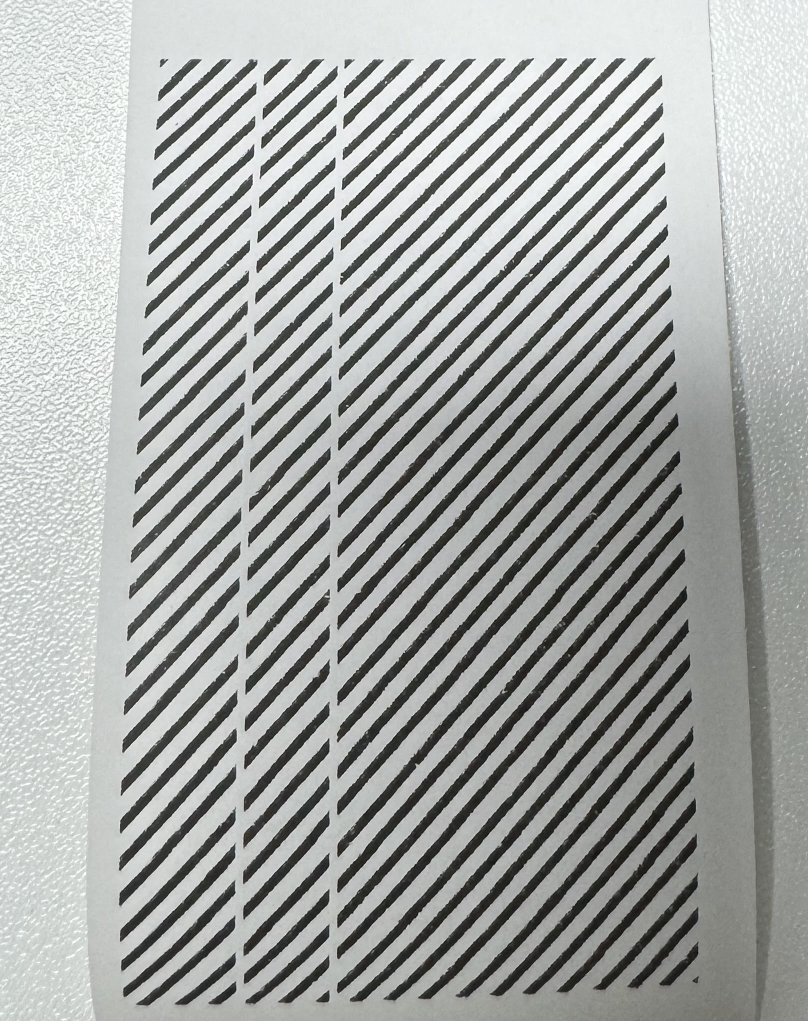
#> input picture assets/test3.jpg, 1616 x 2041 px (shown at 1/2 size); its folder holds 8 pictures in this run; the run also reads 2 pictures not shown here
$ python printerJamDetection.py assets/all4.jpg
#> lines starting #> are read from the running program, lines starting #| are printed output that depends on the picture; after the words box and inside, x2 and y2 are one past the last pixel; in counts of white or black regions, pixels touching at a corner belong together; long printed decimals are rounded
import math
import os
import numpy as np
import sys
import cv2 as cv
def show_wait_destroy(winname, img):
    cv.imshow(winname, img)
    # cv.moveWindow(winname, 500, 0)
    cv.waitKey(0)
    cv.destroyWindow(winname)

def read_img(img):
    directory_path = os.path.dirname(__file__)
    file_path = os.path.join(directory_path, "assets/" + img) #img path
    src = cv.imread(file_path, cv.IMREAD_COLOR)

    h, w = src.shape[:2]
    new_w = 500
    new_h = int(new_w * w / h)
    return cv.resize(src, (new_h, new_w))

def preprocess(src, invert):
    norm = np.zeros((src.shape[0], src.shape[1]))
    img = cv.normalize(src, norm, 0, 255, cv.NORM_MINMAX)

    # [10 lines of commented-out code are left out]
    denoised = cv.fastNlMeansDenoisingColored(img, None, 10, 10, 7, 15)
    buf = cv.addWeighted(denoised, 1.2, denoised, 0, 1.2)
    gray = cv.cvtColor(buf, cv.COLOR_BGR2GRAY)
    if not invert: #if line is black
        gray = cv.bitwise_not(gray)
    return gray

def find_square(gray):

    edges = cv.Canny(gray, 200, 200)
    cnts = cv.findContours(edges, cv.RETR_EXTERNAL, cv.CHAIN_APPROX_SIMPLE) #draw outline
    cnts = cnts[0] if len(cnts) == 2 else cnts[1]
    area_treshold = 5000

    blank = np.zeros(gray.shape, dtype=np.uint8)
    # blank = cv.cvtColor(blank, cv.COLOR_BGR2GRAY)
    cropped = blank.copy()
    # [16 lines of commented-out code are left out]
    cropped = cv.drawContours(blank,cnts,-1,(255,255,255),1)


    filtered = cv.bitwise_and(~gray, ~gray,mask = cropped)
    # border = cv.findContours(blank, cv.RETR_LIST, cv.CHAIN_APPROX_SIMPLE)
    # filtered = cv.drawContours(filtered, border[0], -1, (255, 255, 255), 5)
    # cv.imwrite("filtered.jpg", ~filtered)
    return filtered

def find_horiz(filtered):
    #find black horizontal lines
    bw = cv.adaptiveThreshold(filtered, 255, cv.ADAPTIVE_THRESH_MEAN_C, cv.THRESH_BINARY, 15, -2)
    # show_wait_destroy("gray", bw)

    horizontal = np.copy(bw)
    cols = horizontal.shape[1]
    horizontal_size = cols // 20
    horizontalStructure = cv.getStructuringElement(cv.MORPH_RECT, (horizontal_size, 1))
    horizontal = cv.erode(horizontal, horizontalStructure)
    horizontal = cv.dilate(horizontal, horizontalStructure)
    edges = cv.Canny(horizontal, 100, 150, apertureSize=3)
    lines = cv.HoughLines(edges, 2, np.pi/180, 130)
    return lines

def find_vert(filtered):
    bw = cv.adaptiveThreshold(filtered, 255, cv.ADAPTIVE_THRESH_MEAN_C, cv.THRESH_BINARY, 15, -2)
    # find vertical
    vertical = np.copy(~bw)
    rows = vertical.shape[0]
    verticalsize = rows // 20
    verticalStructure = cv.getStructuringElement(cv.MORPH_RECT, (1, verticalsize))
    vertical = cv.erode(vertical, verticalStructure)
    vertical = cv.dilate(vertical, verticalStructure)
    vertical = cv.bitwise_not(vertical)

    edges = cv.adaptiveThreshold(vertical, 255, cv.ADAPTIVE_THRESH_MEAN_C, cv.THRESH_BINARY, 15, -2)
    kernel = np.ones((2, 2), np.uint8)
    edges = cv.dilate(edges, kernel)
    smooth = np.copy(vertical)
    smooth = cv.blur(smooth, (2, 2))
    (rows, cols) = np.where(edges != 0)
    vertical[rows, cols] = smooth[rows, cols]

    edges = cv.Canny(vertical, 100, 150, apertureSize=3)
    lines = cv.HoughLines(edges, 1, np.pi/180, 130)
    return lines

def getAxis(theta):
    print("theta: ", theta)
    if math.isclose(theta, 1.5, rel_tol=0.2):
        return 0
    if math.isclose(theta, 0, rel_tol=0.5):
        return 1
    # return 1

def draw_lines(lines, draw):
    horiz = []
    vert = []

    for r_theta in lines:
        arr = np.array(r_theta[0], dtype=np.float64)
        r, theta = arr
        a = np.cos(theta)
        b = np.sin(theta)
        x0 = a*r
        y0 = b*r
        x1 = int(x0 + 1000*(-b))
        y1 = int(y0 + 1000*(a))
        x2 = int(x0 - 1000*(-b))
        y2 = int(y0 - 1000*(a))

        axis = getAxis(theta)
        # cv.line(draw, (x1, y1), (x2, y2), (255, 105, 180), 2)
        # drawLine = True
        if axis == 0: #horiz lines save y value
            drawLine = True
            for i in horiz:
                if math.isclose(y0, i, rel_tol = 0.6):
                    # print("y0: ", y0)
                    # print("i: ", i)
                    drawLine = False
                    break
            if drawLine:
                horiz.append(y0)
                cv.line(draw, (x1, y1), (x2, y2), (255, 200, 180), 2)
        # drawLine = True
        if axis == 1: #vert lines save x value
            drawLine = True
            for i in vert:
                if math.isclose(x0, i, rel_tol = 0.2):
                    print("y0: ", x0)
                    print("i: ", i)
                    drawLine = False
                    break
            if drawLine:
                vert.append(x0)
                cv.line(draw, (x1, y1), (x2, y2), (255, 105, 180), 2)
    print(vert)
    print(horiz)

def find_lines(src, file_name):
    draw = np.copy(src)
    gray = preprocess(draw, False)

    buf = find_square(gray) #find black lines

    hlines = find_horiz(gray)
    vlines = find_vert(buf)
    total = 0
    if hlines is None:
        print(file_name + ": no horizontal overlap errors detected")
        total += 1
    else:
        draw_lines(hlines, draw)
    if vlines is None:
        print(file_name + ": no vertical overlap errors detected")
        total += 1
    else:
        draw_lines(vlines, draw)

    filteredi = preprocess(draw, True)
    bufi = find_square(filteredi) #find white lines

    hilines = find_horiz(filteredi)
    vilines = find_vert(bufi)
    if hilines is None:
        print(file_name + ": no horizontal blank errors detected")
        total += 1
    else:
        draw_lines(hilines, draw)
    if vilines is None:
        print(file_name + ": no vertical blank errors detected")
        total += 1
    else:
        draw_lines(vilines, draw)
    if total == 4:
        print("no errors")
        return 0
    return draw

def main(argv):
    #read file
    src = read_img(argv[0])
#> in read_img, src is the input picture: shape (2041, 1616, 3); mean B, G, R 164.1, 166, 163.5
    # show_wait_destroy("original", src)
    # if ratio btwn width height off, then return error

    final = find_lines(src, argv[0])
#> in preprocess, `gray = cv.bitwise_not(gray)`:
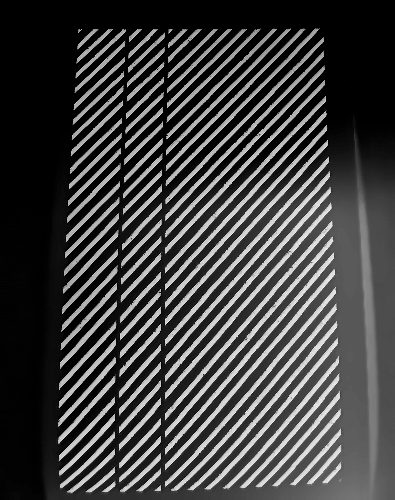
#> gray: shape (500, 395); min 0, max 253, mean 64
#> in find_square, `edges = cv.Canny(gray, 200, 200)`:
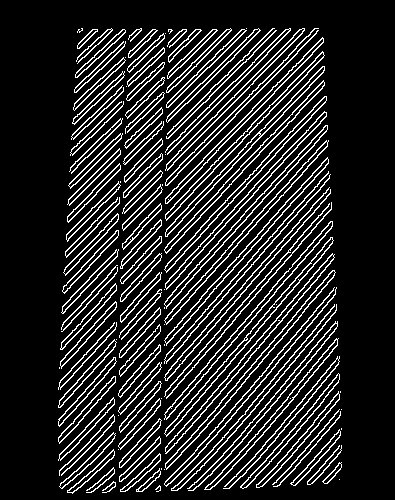
#> edges: shape (500, 395); 15.2% white in thin lines or dots, all inside (x1, y1, x2, y2) = (58, 28, 342, 494)
#> in find_square, `cnts = cv.findContours(edges, cv.RETR_EXTERNAL, cv.CHAIN_APPROX_SIMPLE)`: cnts = 126 contours, 27 with area under 20; largest, box (x1, y1, x2, y2) and area: (165, 253, 335, 454) 1348, (165, 270, 336, 470) 1334, (164, 237, 334, 437) 1330, (164, 221, 333, 420) 1317, (164, 157, 329, 346) 1236
#> in find_horiz, `bw = cv.adaptiveThreshold(filtered, 255, cv.ADAPTIVE_THRESH_MEAN_C, cv..`:
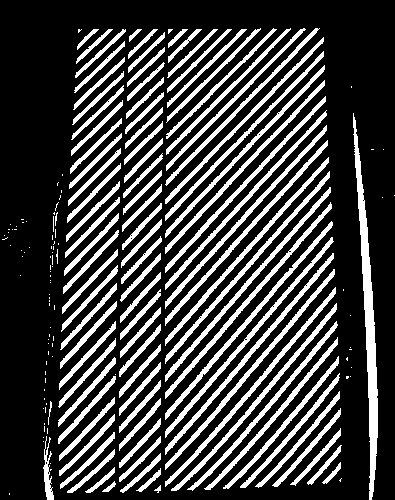
#> bw: shape (500, 395); 25% white; 187 white regions (86 under 20 px), largest, box (x1, y1, x2, y2) and area: (353, 113, 378, 500) 2789, (165, 253, 334, 455) 1212, (165, 269, 335, 470) 1196
#> in find_horiz, `horizontal = cv.erode(horizontal, horizontalStructure)`: horizontal: shape (500, 395); every value is 0
#> in find_horiz, `lines = cv.HoughLines(edges, 2, np.pi/180, 130)`: lines = None
#> in find_vert, `vertical = cv.erode(vertical, verticalStructure)`: vertical: shape (500, 395); 36% white; 11 white regions (5 under 20 px), largest, box (x1, y1, x2, y2) and area: (0, 0, 395, 500) 70889, (213, 491, 223, 500) 46, (231, 491, 240, 500) 45, (247, 491, 256, 500) 45, (148, 493, 155, 500) 28, (197, 494, 204, 500) 22
#> in find_vert, `vertical = cv.dilate(vertical, verticalStructure)`: vertical: shape (500, 395); 38.9% white; 11 white regions, largest, box (x1, y1, x2, y2) and area: (0, 0, 395, 500) 75917, (213, 479, 223, 500) 166, (231, 479, 240, 500) 153
#> in find_vert, `edges = cv.adaptiveThreshold(vertical, 255, cv.ADAPTIVE_THRESH_MEAN_C,..`: edges: shape (500, 395); 13.1% white; 4 white regions (1 under 20 px), largest, box (x1, y1, x2, y2) and area: (164, 28, 342, 500) 10580, (58, 28, 126, 500) 7856, (118, 28, 165, 500) 7346
#> in find_vert, `edges = cv.dilate(edges, kernel)`: edges: shape (500, 395); 14.8% white; 2 white regions, box (x1, y1, x2, y2) and area: (118, 28, 343, 500) 20399, (58, 28, 127, 500) 8921
#> in find_vert, `edges = cv.Canny(vertical, 100, 150, apertureSize=3)`: edges: shape (500, 395); 2% white in thin lines or dots, all inside (x1, y1, x2, y2) = (58, 28, 343, 500)
#> in find_vert, `lines = cv.HoughLines(edges, 1, np.pi/180, 130)`: lines = [[169, 0.0175], [164, 0], [166, 0.0175], [127, 0.0349], [130, 0.0349], [79, 0.0524], [-321, 3.09], [123, 0.0175], [119, 0], [162, 0], [-157, 3.12], [-111, 3.12]]
#> in find_lines, `vlines = find_vert(buf)`: vlines has the same summary as lines in find_vert
#> the loop in draw_lines, `for r_theta in lines:` made 12 passes
#> (r, theta, a, b, x0, y0, x1, y1) on passes 1 to 12: (169, 0.0175, 1, 0.0175, 169, 2.95, 151, 1002), (164, 0, 1, 0, 164, 0, 164, 1000), (166, 0.0175, 1, 0.0175, 166, 2.9, 148, 1002), (127, 0.0349, 0.999, 0.0349, 126.9, 4.43, 92, 1003), (130, 0.0349, 0.999, 0.0349, 129.9, 4.54, 95, 1003), (79, 0.0524, 0.999, 0.0523, 78.89, 4.13, 26, 1002), (-321, 3.09, -0.999, 0.0523, 320.6, -16.8, 268, -1015), (123, 0.0175, 1, 0.0175, 123, 2.15, 105, 1001), (119, 0, 1, 0, 119, 0, 119, 1000), (162, 0, 1, 0, 162, 0, 162, 1000), (-157, 3.12, -1, 0.0175, 157, -2.74, 139, -1002), (-111, 3.12, -1, 0.0175, 111, -1.94, 93, -1001)
#| theta:  0.01745
#| theta:  0.0
#| theta:  0.01745
#| theta:  0.03491
#| theta:  0.03491
#| theta:  0.05236
#| theta:  3.089
#| theta:  0.01745
#> (further printed lines are left out)
#> after the loop in draw_lines, `for r_theta in lines:`: horiz = []; vert = [164, 119]
#| [164.0, 119.0]
#> in find_square (call 2), `edges = cv.Canny(gray, 200, 200)`: edges: shape (500, 395); 15.7% white in thin lines or dots, all inside (x1, y1, x2, y2) = (58, 0, 342, 494)
#> in find_square (call 2), `cnts = cv.findContours(edges, cv.RETR_EXTERNAL, cv.CHAIN_APPROX_SIMPLE)`: cnts = 125 contours, 54 with area under 20; largest, box (x1, y1, x2, y2) and area: (165, 80, 327, 297) 3424, (165, 187, 334, 444) 3288, (165, 37, 325, 243) 3213, (165, 125, 329, 334) 2402, (165, 28, 305, 177) 1844
#> in find_horiz (call 2), `bw = cv.adaptiveThreshold(filtered, 255, cv.ADAPTIVE_THRESH_MEAN_C, cv..`: bw: shape (500, 395); 45.5% white; 73 white regions (67 under 20 px), largest, box (x1, y1, x2, y2) and area: (165, 0, 348, 500) 52504, (51, 0, 119, 500) 18876, (121, 0, 164, 500) 13357, (356, 120, 386, 497) 2417, (347, 130, 369, 488) 2267, (36, 423, 46, 500) 299
#> in find_horiz (call 2), `horizontal = cv.erode(horizontal, horizontalStructure)`: horizontal: shape (500, 395); 1.2% white; 7 white regions (1 under 20 px), largest, box (x1, y1, x2, y2) and area: (175, 22, 316, 29) 879, (175, 484, 329, 497) 755, (69, 493, 109, 499) 203, (81, 22, 109, 29) 179, (130, 22, 154, 29) 157, (130, 492, 154, 498) 135
#> in find_horiz (call 2), `horizontal = cv.dilate(horizontal, horizontalStructure)`: horizontal: shape (500, 395); 1.6% white; 7 white regions (1 under 20 px), largest, box (x1, y1, x2, y2) and area: (166, 22, 325, 29) 1041, (166, 484, 338, 497) 989, (60, 493, 118, 499) 329, (72, 22, 118, 29) 305, (121, 22, 163, 29) 283, (121, 492, 163, 498) 243
#> in find_horiz (call 2), `edges = cv.Canny(horizontal, 100, 150, apertureSize=3)`: edges: shape (500, 395); 0.57% white in thin lines or dots, all inside (x1, y1, x2, y2) = (50, 21, 338, 499)
#> in find_lines, `hilines = find_horiz(filteredi)`: hilines = [[20, 1.57], [28, 1.57], [496, 1.54], [502, 1.54], [500, 1.52], [504, 1.5], [32, 1.55], [494, 1.55]]
#> in find_vert (call 2), `vertical = cv.erode(vertical, verticalStructure)`: vertical: shape (500, 395); 38.6% white; 144 white regions (97 under 20 px), largest, box (x1, y1, x2, y2) and area: (166, 0, 395, 500) 34914, (0, 0, 121, 500) 34448, (121, 0, 171, 500) 2126
#> in find_vert (call 2), `vertical = cv.dilate(vertical, verticalStructure)`: vertical: shape (500, 395); 46.7% white; 96 white regions, largest, box (x1, y1, x2, y2) and area: (166, 0, 395, 500) 41773, (0, 0, 121, 500) 35700, (121, 0, 171, 500) 3684
#> in find_vert (call 2), `edges = cv.adaptiveThreshold(vertical, 255, cv.ADAPTIVE_THRESH_MEAN_C,..`: edges: shape (500, 395); 24.6% white; 9 white regions (4 under 20 px), largest, box (x1, y1, x2, y2) and area: (165, 0, 342, 500) 20507, (58, 28, 119, 500) 15613, (120, 0, 164, 500) 12029, (117, 336, 119, 500) 285, (322, 38, 325, 88) 71
#> in find_vert (call 2), `edges = cv.dilate(edges, kernel)`: edges: shape (500, 395); 29.3% white; 3 white regions (2 under 20 px), largest, box (x1, y1, x2, y2) and area: (58, 0, 343, 500) 57936
#> in find_vert (call 2), `edges = cv.Canny(vertical, 100, 150, apertureSize=3)`:
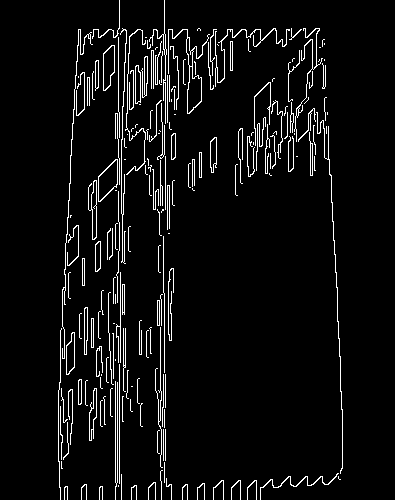
#> edges: shape (500, 395); 5.6% white in thin lines or dots, all inside (x1, y1, x2, y2) = (58, 0, 343, 500)
#> in find_vert (call 2), `lines = cv.HoughLines(edges, 1, np.pi/180, 130)`: lines = 31 rows, first 8: [130, 0.0349], [119, 0], [79, 0.0524], [165, 0], [117, 0], [126, 0.0175], [172, 0.0349], [115, 0]
#> in find_lines, `vilines = find_vert(bufi)`: vilines has the same summary as lines in find_vert
#> the loop in draw_lines (call 2), `for r_theta in lines:` made 8 passes
#> (r, theta, a, b, x0, y0, x1, y1) on passes 1 to 8: (20, 1.57, -4.37e-08, 1, -8.74e-07, 20, -1000, 19), (28, 1.57, -4.37e-08, 1, -1.22e-06, 28, -1000, 27), (496, 1.54, 0.0349, 0.999, 17.31, 495.7, -982, 530), (502, 1.54, 0.0349, 0.999, 17.52, 501.7, -981, 536), (500, 1.52, 0.0523, 0.999, 26.17, 499.3, -972, 551), (504, 1.5, 0.0698, 0.998, 35.16, 502.8, -962, 572), (32, 1.55, 0.0175, 1, 0.558, 32, -999, 49), (494, 1.55, 0.0175, 1, 8.62, 493.9, -991, 511)
#| theta:  1.571
#| theta:  1.571
#| theta:  1.536
#| theta:  1.536
#| theta:  1.518
#| theta:  1.501
#| theta:  1.553
#| theta:  1.553
#| [20.000, 495.698]
#> the loop in draw_lines (call 3), `for r_theta in lines:` made 31 passes
#> (r, theta, a, b, x0, y0, x1, y1) on passes 1 to 12: (130, 0.0349, 0.999, 0.0349, 129.9, 4.54, 95, 1003), (119, 0, 1, 0, 119, 0, 119, 1000), (79, 0.0524, 0.999, 0.0523, 78.89, 4.13, 26, 1002), (165, 0, 1, 0, 165, 0, 165, 1000), (117, 0, 1, 0, 117, 0, 117, 1000), (126, 0.0175, 1, 0.0175, 126, 2.2, 108, 1002), (172, 0.0349, 0.999, 0.0349, 171.9, 6, 136, 1005), (115, 0, 1, 0, 115, 0, 115, 1000), (124, 0.0175, 1, 0.0175, 124, 2.16, 106, 1002), (160, 0, 1, 0, 160, 0, 160, 1000), (129, 0.0175, 1, 0.0175, 129, 2.25, 111, 1002), (127, 0.0349, 0.999, 0.0349, 126.9, 4.43, 92, 1003)
#| theta:  0.03491
#| theta:  0.0
#| theta:  0.05236
#| theta:  0.0
#| theta:  0.0
#| y0:  117.0
#| i:  119.0
#| theta:  0.01745
#| theta:  0.03491
#| theta:  0.0
#> (further printed lines are left out)
#> after the loop in draw_lines (call 3), `for r_theta in lines:`:
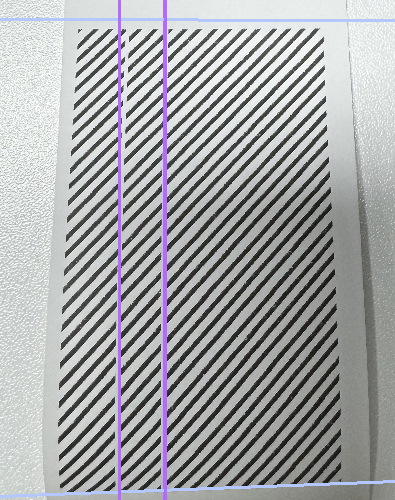
#> draw: shape (500, 395, 3); mean of channels 0, 1, 2 166.1, 164.6, 163.3; drawn as B, G, R
#> after the loop in draw_lines (call 3), `for r_theta in lines:`: horiz = []; vert = [119, 165]
#| [119.0, 165.0]
    show_wait_destroy(argv[0] + ": detected lines", final)
    return 0
# if __name__ == "__main__":
#     main(sys.argv[1:])

main(["test3.jpg"])
main(["jam1.jpg"])
#> call 2 of read_img, with img = 'jam1.jpg'
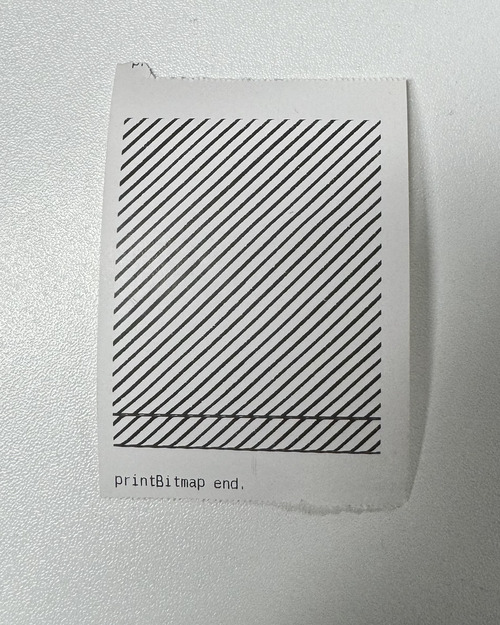
#> input picture assets/jam1.jpg, 500 x 625 px
#> in read_img, src is the input picture: shape (625, 500, 3); mean B, G, R 175.3, 177.7, 176.2
#> in read_img (call 2), `return cv.resize(src, (new_h, new_w))`:
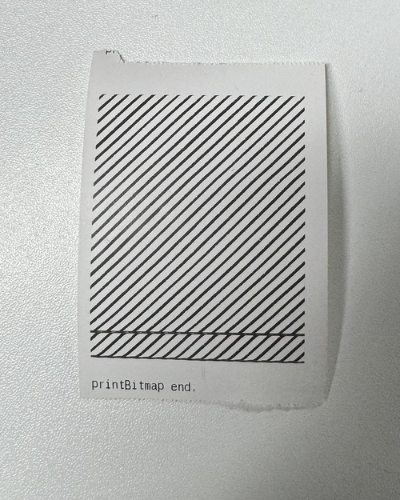
#> returned value: shape (500, 400, 3); mean of channels 0, 1, 2 175.2, 177.6, 176.1; drawn as B, G, R
#> in find_square (call 3), `cnts = cv.findContours(edges, cv.RETR_EXTERNAL, cv.CHAIN_APPROX_SIMPLE)`: cnts = 68 contours, 29 with area under 20; largest, box (x1, y1, x2, y2) and area: (90, 132, 306, 357) 1851, (90, 108, 305, 314) 1021, (90, 95, 282, 277) 934, (89, 96, 305, 301) 928, (91, 95, 230, 225) 632
#| [327.950]
#| [305.0]
#> in find_square (call 4), `cnts = cv.findContours(edges, cv.RETR_EXTERNAL, cv.CHAIN_APPROX_SIMPLE)`: cnts = 97 contours, 52 with area under 20; largest, box (x1, y1, x2, y2) and area: (90, 101, 305, 323) 1190, (97, 122, 305, 329) 1114, (90, 95, 282, 277) 934, (89, 0, 305, 301) 924, (166, 332, 253, 363) 776
#| [325.950, 89.986]
#| [307.0]
main(["norm1.jpg"])
#| [96.000, 405.011]
main(["test1.jpg"])
#| [16.0, 12.0, 216.0, 8.0]
#| [71.901, 439.933]
#> (the run stopped early here; a loop or call above may not have finished)
